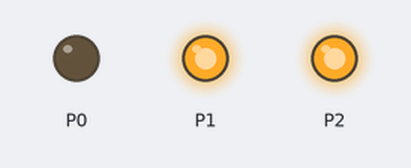
A program run on a simulated BBC micro:bit (MakeCode). Shown: output pins drawn as LEDs (lit = HIGH).

Above: at 5.0 s.
At 10.05 s:
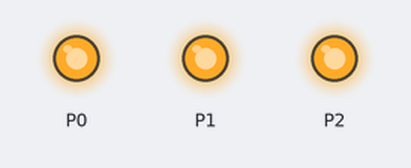
At 15.1 s:
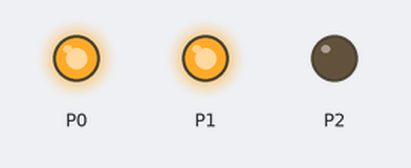
At 21.7 s:
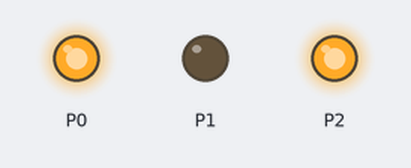
Timing chart, 0 to 30.3 s (numbered marks = the images above):
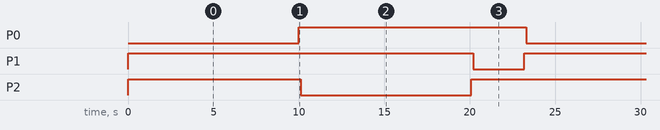

Measured:
- by itself, P0, P2: alternates HIGH for 13.3 s and LOW for 10.0 s
- by itself, P1: alternates HIGH for 20.3 s and LOW for 3.0 s
- by itself, everything shown: repeats every 23.3 s, in 6 steps

The program:

main.ts
```typescript
pins.digitalWritePin(DigitalPin.P0, 1)
pins.digitalWritePin(DigitalPin.P1, 1)
pins.digitalWritePin(DigitalPin.P2, 1)
basic.forever(function () {
    pins.digitalWritePin(DigitalPin.P0, 0)
    basic.pause(10000)
    pins.digitalWritePin(DigitalPin.P0, 1)
    basic.pause(100)
    pins.digitalWritePin(DigitalPin.P2, 0)
    basic.pause(10000)
    pins.digitalWritePin(DigitalPin.P2, 1)
    basic.pause(100)
    pins.digitalWritePin(DigitalPin.P1, 0)
    basic.pause(3000)
    pins.digitalWritePin(DigitalPin.P1, 1)
    basic.pause(100)
})
```

test.ts
```typescript
// les tests vont ici ; cela ne sera pas compilé si ce paquet est utilisé en tant qu'extension.
```
